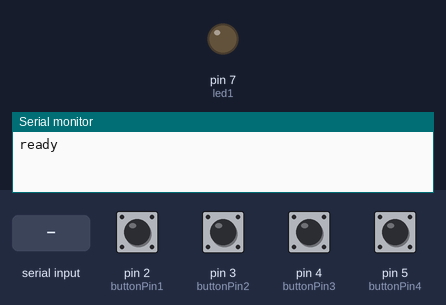
A sketch run on a simulated Arduino Uno, built with avr-gcc and run on an emulated ATmega328P. Shown: output pins drawn as LEDs (lit = HIGH), the last lines printed to the serial monitor. The test bench sets the inputs (shaded band); at power-on: pin 2 (buttonPin1), pin 3 (buttonPin2), pin 4 (buttonPin3), pin 5 (buttonPin4) LOW.

Above: at 1.2 s.
1.3 s: "1" received over Serial
At 2.5 s:
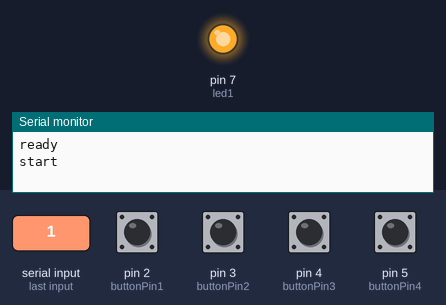
2.8 s: pin 2 (buttonPin1) pulled HIGH for 0.15 s
At 3.6 s:
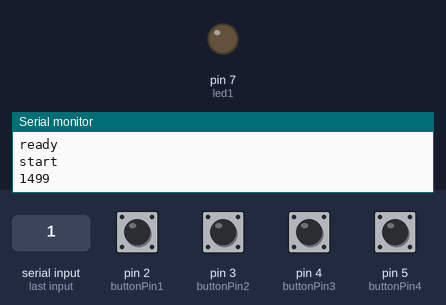
Timing chart, 0 to 5.8 s (numbered marks = the images above; inputs shaded):
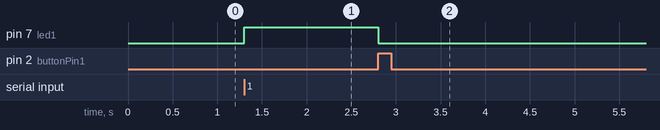

The sketch:

timer_jeden_przycisk_function.ino
```cpp
const int buttonPin1 = 2;
const int buttonPin2 = 3;
const int buttonPin3 = 4;
const int buttonPin4 = 5;

const int led1 = 7;
const int led2 = 8;
const int led3 = 9;
const int led4 = 10;

unsigned long teraz;
unsigned long watch;

int buttonState1 = 0;
int buttonState2 = 0;
int buttonState3 = 0;
int buttonState4 = 0;

char input;
int flag1 =0;
int flag2 =0;
int flag3 =0;
int flag4 =0;

int repeate = 0;
int rando;
void setup(){
  Serial.begin(9600);
  Serial.println("ready");
  pinMode(buttonPin1, INPUT);
  pinMode(led1,OUTPUT);
}

void loop(){


   buttonState2 = digitalRead(buttonPin2);
   buttonState3 = digitalRead(buttonPin3);
   buttonState4 = digitalRead(buttonPin4);

   if (Serial.available() > 0) {
                input = Serial.read();
                if(input == '1'){
                  flag1 =0;
                  repeate =0;
                  Serial.println("start ");
                  watch = millis();
                  digitalWrite(led1, HIGH);
                }/*koniec if input == 1*/


   }/*koniec if serial*/
    jeden();
}/*koniec void loop*/
int jeden(){
  buttonState1 = digitalRead(buttonPin1);
                  if( (buttonState1 == HIGH) && (flag1 == 0)){
                    flag1 = 1;
                    digitalWrite(led1, LOW);
                    teraz = millis();
                    Serial.println(teraz - watch);
                  }
}
```

Measured:
- after the input at 1.3 s, pin 7 (led1): LOW → HIGH at once
- after the input at 2.8 s, pin 7 (led1): HIGH → LOW at once
